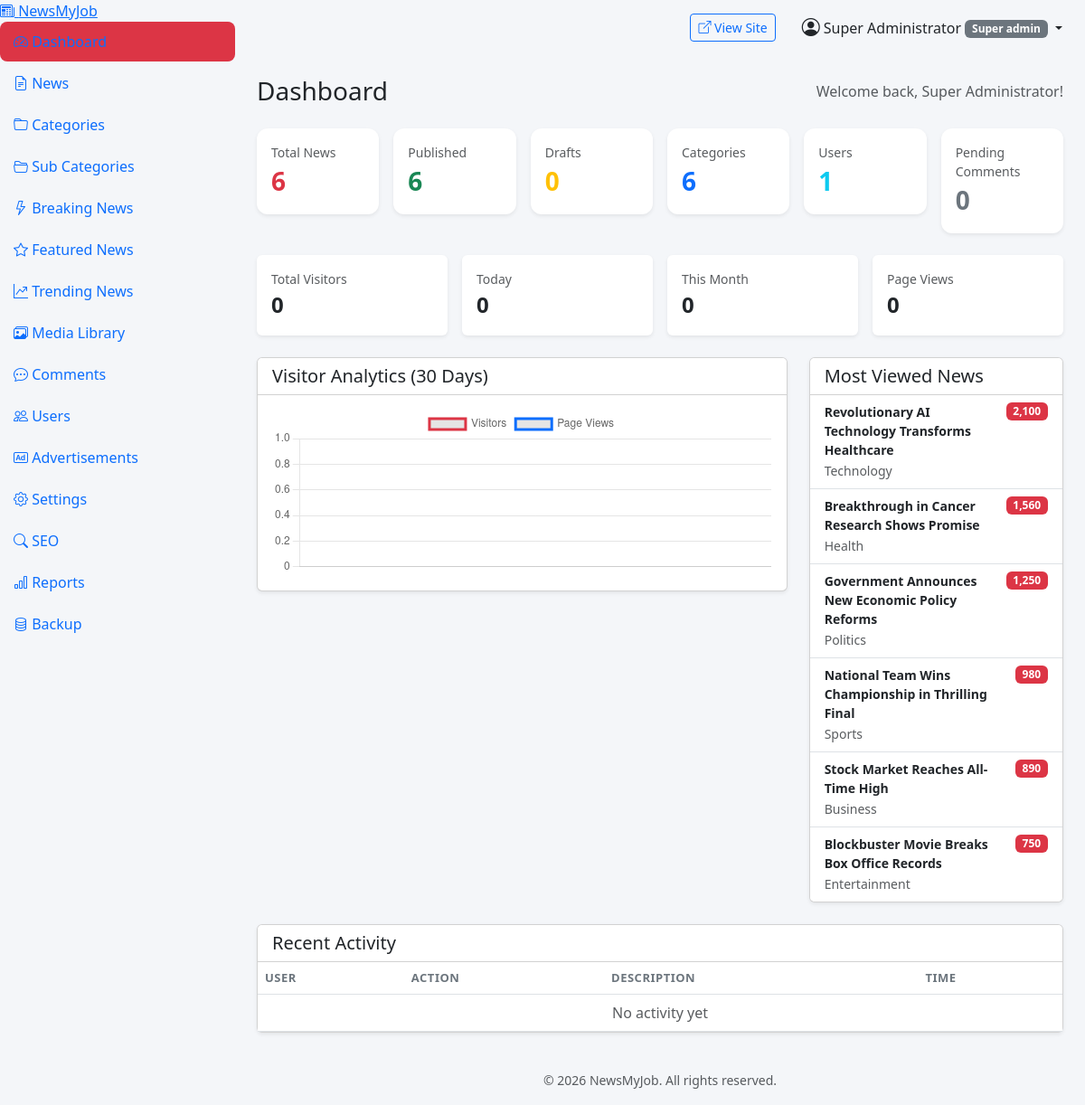
Page /admin/dashboard.php (signed in) on the committed database.
### tables this page shows
CREATE TABLE `news` (
  `id` int(11) UNSIGNED NOT NULL AUTO_INCREMENT,
  `title` varchar(255) NOT NULL,
  `slug` varchar(280) NOT NULL,
  `excerpt` text DEFAULT NULL,
  `content` longtext NOT NULL,
  `featured_image` varchar(255) DEFAULT NULL,
  `category_id` int(11) UNSIGNED DEFAULT NULL,
  `sub_category_id` int(11) UNSIGNED DEFAULT NULL,
  `author_id` int(11) UNSIGNED NOT NULL,
  `status` enum('draft','published','scheduled') NOT NULL DEFAULT 'draft',
  `published_at` datetime DEFAULT NULL,
  `scheduled_at` datetime DEFAULT NULL,
  `read_time` int(11) NOT NULL DEFAULT 3,
  `views` int(11) UNSIGNED NOT NULL DEFAULT 0,
  `is_featured` tinyint(1) NOT NULL DEFAULT 0,
  `featured_order` int(11) NOT NULL DEFAULT 0,
  `is_trending` tinyint(1) NOT NULL DEFAULT 0,
  `is_editors_pick` tinyint(1) NOT NULL DEFAULT 0,
  `is_breaking` tinyint(1) NOT NULL DEFAULT 0,
  `meta_title` varchar(255) DEFAULT NULL,
  `meta_description` text DEFAULT NULL,
  `meta_keywords` varchar(255) DEFAULT NULL,
  `canonical_url` varchar(500) DEFAULT NULL,
  `og_image` varchar(255) DEFAULT NULL,
  `video_url` varchar(500) DEFAULT NULL,
  `video_type` enum('upload','youtube','none') NOT NULL DEFAULT 'none',
  `created_at` datetime NOT NULL DEFAULT CURRENT_TIMESTAMP,
  `updated_at` datetime NOT NULL DEFAULT CURRENT_TIMESTAMP ON UPDATE CURRENT_TIMESTAMP,
  PRIMARY KEY (`id`),
  UNIQUE KEY `slug` (`slug`),
  KEY `category_id` (`category_id`),
  KEY `author_id` (`author_id`),
  KEY `status` (`status`),
  FULLTEXT KEY `search_index` (`title`,`excerpt`,`content`),
  CONSTRAINT `news_category_fk` FOREIGN KEY (`category_id`) REFERENCES `categories` (`id`) ON DELETE SET NULL,
  CONSTRAINT `news_sub_category_fk` FOREIGN KEY (`sub_category_id`) REFERENCES `sub_categories` (`id`) ON DELETE SET NULL,
  CONSTRAINT `news_author_fk` FOREIGN KEY (`author_id`) REFERENCES `users` (`id`) ON DELETE CASCADE
);

CREATE TABLE `categories` (
  `id` int(11) UNSIGNED NOT NULL AUTO_INCREMENT,
  `name` varchar(100) NOT NULL,
  `slug` varchar(120) NOT NULL,
  `description` text DEFAULT NULL,
  `image` varchar(255) DEFAULT NULL,
  `icon` varchar(100) DEFAULT NULL,
  `status` enum('active','inactive') NOT NULL DEFAULT 'active',
  `display_order` int(11) NOT NULL DEFAULT 0,
  `meta_title` varchar(255) DEFAULT NULL,
  `meta_description` text DEFAULT NULL,
  `created_at` datetime NOT NULL DEFAULT CURRENT_TIMESTAMP,
  `updated_at` datetime NOT NULL DEFAULT CURRENT_TIMESTAMP ON UPDATE CURRENT_TIMESTAMP,
  PRIMARY KEY (`id`),
  UNIQUE KEY `slug` (`slug`)
);

### admin/dashboard.php (the view, shortened to what the rows shown need)
<?php
require_once dirname(__DIR__) . '/includes/bootstrap.php';
$newsModel = new NewsModel();
$reportModel = new ReportModel();
$chartData = $reportModel->getVisitorChart(30);
$pageViewChart = $reportModel->getPageViewChart(30);
$mostViewed = $newsModel->getMostViewed(10);
require APP_ROOT . '/includes/header.php';
?>
<div class="d-flex justify-content-between align-items-center mb-4">
    <h1 class="h3 mb-0">Dashboard</h1>
</div>
<div class="row g-4">
    <div class="col-lg-4">
        <div class="card shadow-sm">
            <div class="list-group list-group-flush">
                <?php if (empty($mostViewed)): ?>
                    <div class="list-group-item text-muted">No data yet</div>
                <?php else: ?>
                    <?php foreach ($mostViewed as $item): ?>
                    <div class="list-group-item d-flex justify-content-between align-items-start">
                        <div class="me-2">
                            <div class="fw-semibold small"><?= e(truncate($item['title'], 50)) ?></div>
                            <small class="text-muted"><?= e($item['category_name'] ?? 'Uncategorized') ?></small>
                        </div>
                        <span class="badge bg-danger"><?= number_format((int) $item['views']) ?></span>
                    </div>
                    <?php endforeach; ?>
                <?php endif; ?>
            </div>
        </div>
    </div>
</div>
<div class="card shadow-sm mt-4">
    <div class="table-responsive">
        <table class="table table-hover mb-0">
            <thead><tr><th>User</th><th>Action</th><th>Description</th><th>Time</th></tr></thead>
        </table>
    </div>
</div>
<?php
$chartLabels = json_encode(array_column($chartData, 'date'));
$chartVisitors = json_encode(array_column($chartData, 'visitors'));
$chartPageviews = json_encode(array_column($pageViewChart, 'pageviews'));
$extraScripts = <<<HTML
<script>
new Chart(document.getElementById('visitorChart'), {
    type: 'line',
    data: {
        labels: {$chartLabels},
        datasets: [
            { label: 'Visitors', data: {$chartVisitors}, borderColor: '#dc3545', tension: 0.3 },
            { label: 'Page Views', data: {$chartPageviews}, borderColor: '#0d6efd', tension: 0.3 }
        ]
    },
    options: { responsive: true, scales: { y: { beginAtZero: true } } }
});
</script>
HTML;
require APP_ROOT . '/includes/footer.php';
?>

### rows in the picture
news: title "Revolutionary AI Technology Transforms Healthcare", category.name "Technology", views "2,100"
news: title "Breakthrough in Cancer Research Shows Promise", category.name "Health", views "1,560"
news: title "Government Announces New Economic Policy Reforms", category.name "Politics", views "1,250"
news: title "National Team Wins Championship in Thrilling Final", category.name "Sports", views "980"
news: title "Stock Market Reaches All-Time High", category.name "Business", views "890"
news: title "Blockbuster Movie Breaks Box Office Records", category.name "Entertainment", views "750"

### other values in the picture
getSetting('site_name', 'NewsMyJob') "NewsMyJob"
$user['name'] "Super Administrator"
str_replace('_', ' ', $user['role']) "Super admin"
Auth::user()['name'] "Super Administrator"
$stats['total_news'] "6"
$stats['published_news'] "6"
$stats['draft_news'] "0"
$stats['categories'] "6"
$stats['users'] "1"
$stats['pending_comments'] "0"
$visitorStats['total_visitors'] "0"
$visitorStats['today_visitors'] "0"
$visitorStats['monthly_visitors'] "0"
$visitorStats['total_pageviews'] "0"
